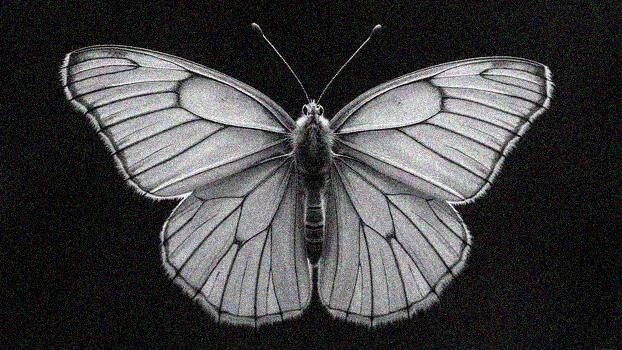
#> input picture noise_filter/images/noised/butterfly_gau.jpg, 622 x 350 px; its folder holds only this picture in this run
$ python noise_filter.py
#> lines starting #> are read from the running program, lines starting #| are printed output that depends on the picture
import os
from pathlib import Path
import cv2
import numpy as np
import matplotlib.pyplot as plt

def load_images_from_folder(folder : str):
#> called with folder = 'noise_filter/images/noised'
    images = []
    imagesName = []
    for filename in os.listdir(folder):
        img = cv2.imread(os.path.join(folder,filename), cv2.IMREAD_GRAYSCALE)
#> img: shape (350, 622); min 0, max 255, mean 66
        if img is not None:
            images.append(img)
            imagesName.append(filename.split(".")[0])
    return images, imagesName

def image_padding(image: np.ndarray, kernel_size: int) -> np.ndarray:
    """Pad the image in cyclic manner based on the kernel size."""
    pad_size = kernel_size // 2

    first_row = image[0:pad_size, :]
    last_row = image[-pad_size:, :]

    wrapped_img = image.copy()
    wrapped_img = np.vstack((last_row, wrapped_img, first_row))

    first_col = wrapped_img[:, 0:pad_size]
    last_col = wrapped_img[:, -pad_size:]

    wrapped_img = np.hstack((last_col, wrapped_img, first_col))
    return wrapped_img

def mean_filter(image_shape: tuple, image: np.ndarray, kernel_size: int = 3) -> np.ndarray:
    """Apply a mean filter to the image."""
    filtered_image = np.zeros(image_shape, dtype=np.float32)
    image_height, image_width = image_shape
    pad_size = kernel_size // 2

    for i in range(pad_size, image_height - pad_size):
        for j in range(pad_size, image_width - pad_size):
            region = image[i - pad_size:i + pad_size + 1, j - pad_size:j + pad_size + 1]
            filtered_image[i, j] = int(np.mean(region))
    return filtered_image


def median_filter(image_shape: tuple, image: np.ndarray, kernel_size: int = 3) -> np.ndarray:
    """Apply a median filter to the image."""
    filtered_image = np.zeros(image_shape, dtype=np.float32)
    image_height, image_width = image_shape
    pad_size = kernel_size // 2

    for i in range(pad_size, image_height - pad_size):
        for j in range(pad_size, image_width - pad_size):
            region = image[i - pad_size:i + pad_size + 1, j - pad_size:j + pad_size + 1]
            filtered_image[i, j] = int(np.median(region))
    return filtered_image


def mid_point_filter(image_shape: tuple, image: np.ndarray, kernel_size: int = 3) -> np.ndarray:
    """Apply a midpoint filter to the image."""
    filtered_image = np.zeros(image_shape, dtype=np.float32)
    image_height, image_width = image_shape
    pad_size = kernel_size // 2

    for i in range(pad_size, image_height - pad_size):
        for j in range(pad_size, image_width - pad_size):
            region = image[i - pad_size:i + pad_size + 1, j - pad_size:j + pad_size + 1]
            min_pixel = int(np.min(region))
            max_pixel = int(np.max(region))
            filtered_image[i, j] = int((min_pixel + max_pixel) / 2)
    return filtered_image

def main():
    # Load the images
    noised_dir = Path(__file__).resolve().parent / "images" / "noised"
    images, imagesName = load_images_from_folder(str(noised_dir))
#> images = 1 item; imagesName = ['butterfly_gau']
    print(f"Loaded {len(images)} images from {noised_dir}")
#| Loaded 1 images from noise_filter/images/noised
    print(f"Image names: {imagesName}")
#| Image names: ['butterfly_gau']

    filtered_dir = Path(__file__).resolve().parent / "images" / "filtered"
    filtered_dir.mkdir(parents=True, exist_ok=True)

    for k, (image, img_name) in enumerate(zip(images, imagesName)):
        print(f"Loaded image shape: {image.shape}")
        print(f"Loaded image : {img_name}")

        # Apply filters
        padded_image = image_padding(image, kernel_size=3)
        mean_filtered = mean_filter(image.shape, padded_image, kernel_size=3)
        median_filtered = median_filter(image.shape, padded_image, kernel_size=3)
        mid_point_filtered = mid_point_filter(image.shape, padded_image, kernel_size=3)

        base_name = Path(img_name).stem
        mean_out = filtered_dir / f"{base_name}_mean.jpg"
        median_out = filtered_dir / f"{base_name}_median.jpg"
        midpoint_out = filtered_dir / f"{base_name}_midpoint.jpg"

        cv2.imwrite(str(mean_out), np.clip(mean_filtered, 0, 255).astype(np.uint8))
        cv2.imwrite(str(median_out), np.clip(median_filtered, 0, 255).astype(np.uint8))
        cv2.imwrite(str(midpoint_out), np.clip(mid_point_filtered, 0, 255).astype(np.uint8))


        # Display results
        plt.figure(figsize=(12, 8))
        plt.subplot(2, 2, 1)
        plt.title('Original Image')
        plt.imshow(image, cmap='gray')
        plt.axis('off')

        plt.subplot(2, 2, 2)
        plt.title('Mean Filtered Image')
        plt.imshow(mean_filtered, cmap='gray')
        plt.axis('off')

        plt.subplot(2, 2, 3)
        plt.title('Median Filtered Image')
        plt.imshow(median_filtered, cmap='gray')
        plt.axis('off')

        plt.subplot(2, 2, 4)
        plt.title('Midpoint Filtered Image')
        plt.imshow(mid_point_filtered, cmap='gray')
        plt.axis('off')

        plt.tight_layout()
        plt.show()
#> this loop made 1 pass
#> (img_name, base_name) on pass 1: ('butterfly_gau', 'butterfly_gau')
#| Loaded image shape: (350, 622)
#| Loaded image : butterfly_gau
#> pass 1, in image_padding, `wrapped_img = np.vstack((last_row, wrapped_img, first_row))`:
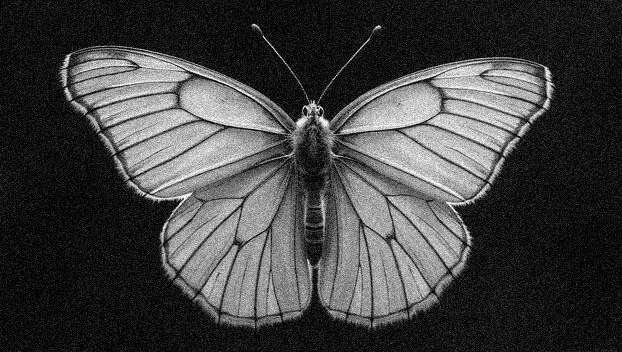
#> wrapped_img: shape (352, 622); min 0, max 255, mean 65.8
#> pass 1, in main, `mean_filtered = mean_filter(image.shape, padded_image, kernel_size=3)`:
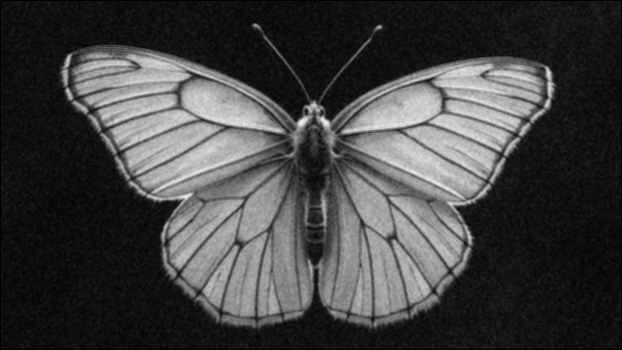
#> mean_filtered: shape (350, 622) float32; min 0, max 238, mean 65.4
#> pass 1, in main, `plt.show()`:
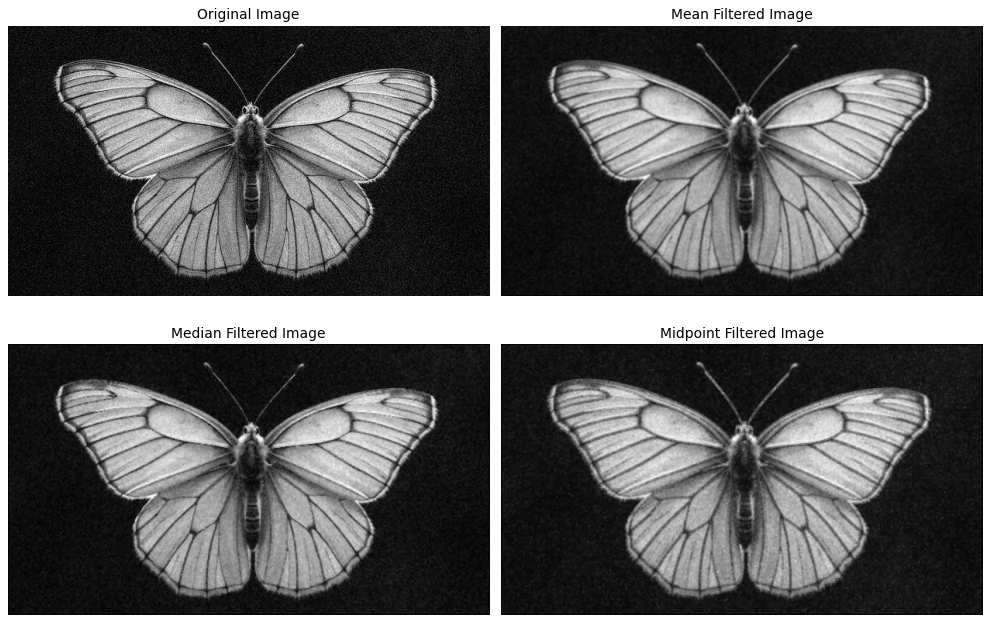
#> figure drawn by matplotlib, 4 panels

if __name__ == "__main__":
    main()
